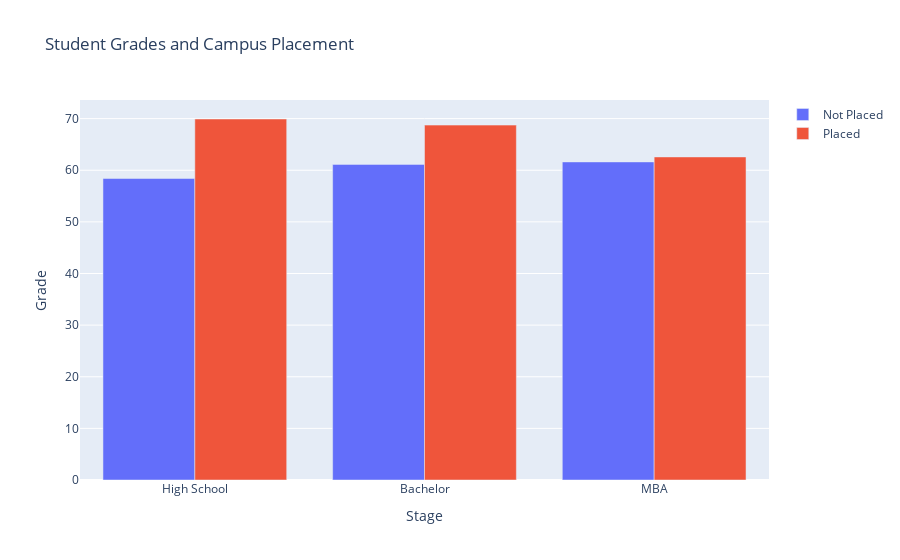

Notebook source saved alongside this figure:
### Code cell
#Student Grades and Campus Placement

import plotly
import plotly.graph_objs as go
from plotly.subplots import make_subplots
plotly.offline.init_notebook_mode(connected=True)

import matplotlib.pyplot as plt
%matplotlib inline

trace1 = go.Bar(
    x = ['High School', 'Bachelor', 'MBA'],
    y = df_grade[df_grade['status']==0].drop('status', axis=1).values[0],
    name = 'Not Placed'
)

trace2 = go.Bar(
    x = ['High School', 'Bachelor', 'MBA'],
    y = df_grade[df_grade['status']==1].drop('status', axis=1).values[0],
    name = 'Placed'
)

data = [trace1, trace2]

layout = go.Layout(
    yaxis = dict(title = 'Grade'),
    xaxis = dict(title = 'Stage'),
    title = 'Student Grades and Campus Placement')

fig = go.Figure(data=data, layout=layout)
fig.show()

### Figure 1 — Plotly figure (JSON) as saved in the notebook; plotly's stock layout.template omitted (floating-point values rounded to 4 significant figures)
{"data": [{"name": "Not Placed", "type": "bar", "x": ["High School", "Bachelor", "MBA"], "y": [58.4, 61.13, 61.61]}, {"name": "Placed", "type": "bar", "x": ["High School", "Bachelor", "MBA"], "y": [69.93, 68.74, 62.58]}], "layout": {"title": {"text": "Student Grades and Campus Placement"}, "xaxis": {"title": {"text": "Stage"}}, "yaxis": {"title": {"text": "Grade"}}}}
